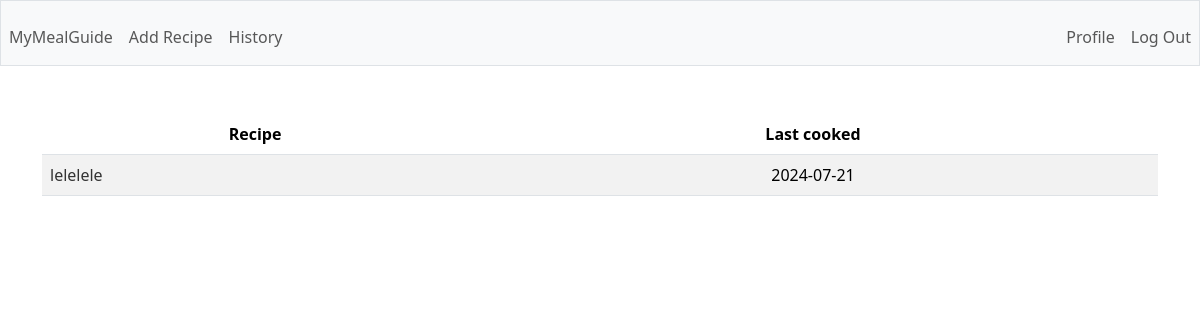
The page /history (signed in) on the database as committed earlier.
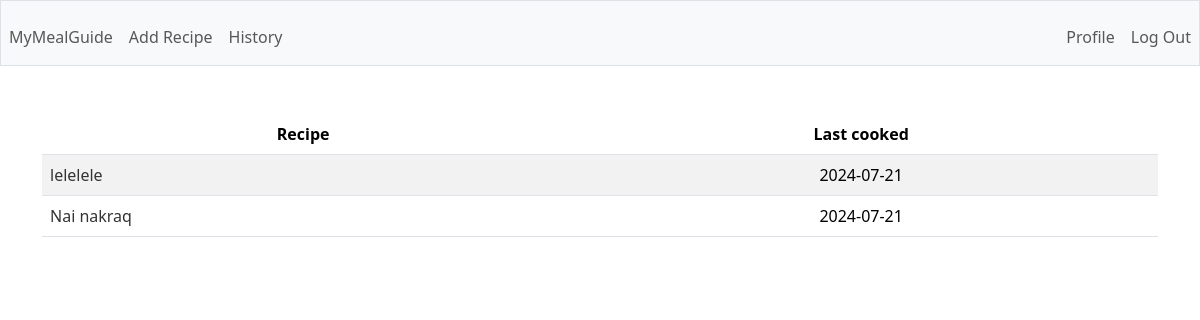
The same page on the database as committed later.
### tables this page shows
CREATE TABLE history (
        id INTEGER PRIMARY KEY AUTOINCREMENT,
        user_id INTEGER,
        recipe_id INTEGER,
        name TEXT,
        cooked_at TEXT,
        FOREIGN KEY(user_id) REFERENCES users(id),
        FOREIGN KEY(recipe_id) REFERENCES recipes(id)
    );

### app.py (the view)
@app.route('/history')
def history():
    rows = g.c.execute('SELECT * FROM history WHERE user_id = ?', (session['user_id'],)).fetchall()
    return render_template('history.html', rows=rows)

### app.py (called while the page is built)
@app.before_request
def before_request():
    g.db = sqlite3.connect('database.db')
    g.c = g.db.cursor()

@app.teardown_request
def teardown_request(exception):
    db = getattr(g, 'db', None)
    if db is not None:
        db.close()

@app.after_request
def after_request(response):
    response.headers['Cache-Control'] = 'no-cache, no-store, must-revalidate'
    response.headers['Pragma'] = 'no-cache'
    response.headers['Expires'] = '0'
    return response

### templates/history.html
{% extends "layout.html" %} {% block title %} History {% endblock %} {% block
main %}
<table class="table table-striped">
  <thead>
    <tr>
      <th scope="col">Recipe</th>
      <th scope="col">Last cooked</th>
    </tr>
  </thead>
  <tbody>
    {% for row in rows: %}
    <tr>
      <td class="text-start">
        <a href="/recipe/{{ row[2] }}">{{ row[3] }}</a>
      </td>
      <td>{{ row[4] }}</td>
    </tr>
    {% endfor %}
  </tbody>
</table>
{% endblock %}

### templates/layout.html (shortened to what this page needs)
<!DOCTYPE html>
<html lang="en">
  <head>
    <link
      href="https://cdn.jsdelivr.net/npm/bootstrap@5.3.2/dist/css/bootstrap.min.css"
      rel="stylesheet"
    />
    <link href="/static/styles.css" rel="stylesheet" />
  </head>
  <body>
    <nav class="bg-light border navbar navbar-expand-md navbar-light">
          {% if session["user_id"] %}
          <ul class="navbar-nav me-auto mt-2">
            <li class="nav-item">
              <a class="nav-link" href="/">MyMealGuide</a>
            </li>
            <li class="nav-item"><a class="nav-link" href="/add">Add Recipe</a></li>
            <li class="nav-item">
              <a class="nav-link" href="/history">History</a>
            </li>
          </ul>
          <ul class="navbar-nav ms-auto mt-2">
            <li class="nav-item">
              <a href="/profile/{{session['user_id']}}" class="nav-link">Profile</a>
            </li>
            <li class="nav-item">
              <a class="nav-link" href="/logout">Log Out</a>
            </li>
          </ul>
          {% endif %}
    </nav>
    <main class="container py-5 text-center">
      {% block main %}{% endblock %}
    </main>
  </body>
</html>

### static/styles.css (style rules this page uses)
a { text-decoration: none; color: #333; }

Rows that differ between the two databases and show on the page:
added history: name "Nai nakraq", cooked_at "2024-07-21"
